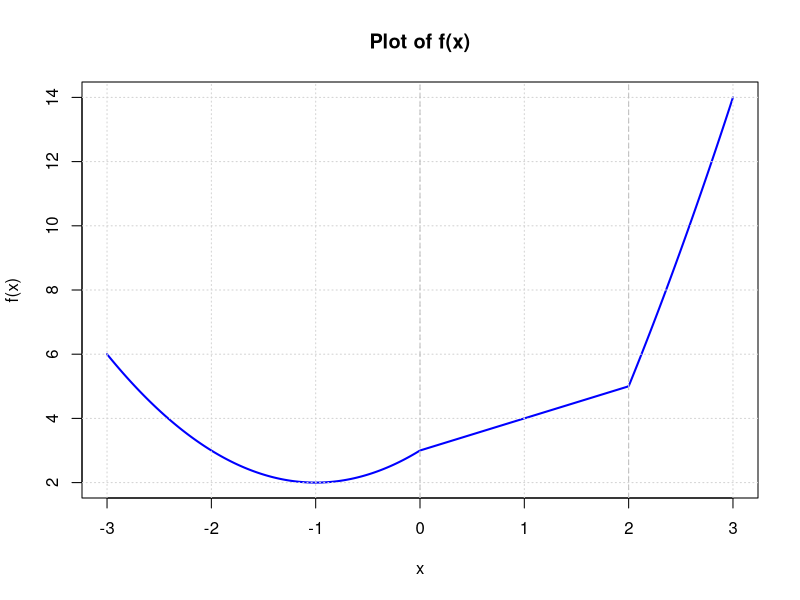

Write the R code that produced this figure.
## ---- chunk 1
knitr::opts_chunk$set(echo = TRUE)
## ---- chunk 2
# Create the sequence of x values from 3 to 6, incrementing by 0.1
x <- seq(from = 3, to = 6, by = 0.1)

# Calculate the value of e^x * cos(x) for each element in the vector x
y <- exp(x) * cos(x)

# Display the resulting vector
print(y)
## ---- chunk 3
# 1. Create the sequence for the exponents of 0.1 (3, 6, 9, ..., 36)
exponents_A <- seq(from = 3, to = 36, by = 3)

# 2. Create the sequence for the exponents of 0.2 (1, 4, 7, ..., 34)
exponents_B <- seq(from = 1, to = 34, by = 3)

# 3. Calculate the vector using the exponent sequences
# The operation is performed element-wise
final_vector <- (0.1^exponents_A) * (0.2^exponents_B)

# 4. Display the final vector
print(final_vector)
## ---- chunk 4
# 1. Create a vector 'n' representing the sequence of integers from 1 to 25
n <- 1:25

# 2. Calculate the vector using the formula (2^n) / n
# R will automatically apply this operation to each element of 'n'
final_vector <- (2^n) / n

# 3. Display the resulting vector
print(final_vector)
## ---- chunk 5
# Create a vector for the index 'i' from 10 to 100
i <- 10:100

# Calculate the sum of the expression i^3 + 4*i^2 for the entire vector
result_a <- sum(i^3 + 4 * i^2)

# Display the result
print(result_a)
## ---- chunk 6
# Create a vector for the index 'i' from 1 to 25
i <- 1:25

# Calculate the sum of the expression (2^i / i) + (3^i / i^2)
result_b <- sum((2^i / i) + (3^i / i^2))

# Display the result
print(result_b)
## ---- chunk 7
# Use paste() to combine the string "label" with the sequence of numbers from 1 to 30.
label_vector <- paste("label", 1:30)

# Display the vector
print(label_vector)
## ---- chunk 8
# Use paste() to combine "fn" with the numbers 1 through 30
# Set the separator 'sep' to an empty string "" to remove the space
fn_vector <- paste("fn", 1:30, sep = "")

# Display the vector
print(fn_vector)
## ---- chunk 9
# 1. Define the sequences for the numerators and denominators
numerators <- seq(from = 2, to = 38, by = 2)
denominators <- seq(from = 3, to = 39, by = 2)

# 2. Create a vector of the individual fractions
fractions <- numerators / denominators

# 3. Calculate the cumulative product of the fractions to get the terms of the series
# This creates the vector: [2/3, (2/3)*(4/5), (2/3)*(4/5)*(6/7), ...]
series_terms <- cumprod(fractions)

# 4. The final answer is 1 plus the sum of all the terms calculated above
total_sum <- 1 + sum(series_terms)

# 5. Display the result
print(total_sum)
## ---- chunk 10
# Define the matrix A
A <- matrix(c(1, 5, -2, 1, 2, -1, 3, 6, -3), nrow = 3, byrow = FALSE)

# Print the original matrix A to check
cat("Original Matrix A:\n")
print(A)

# Calculate A^2 = A %*% A
A_squared <- A %*% A

# Calculate A^3 = A^2 %*% A
A_cubed <- A_squared %*% A

# Print the result of A^3
cat("\nA^3:\n")
print(A_cubed)
## ---- chunk 11
# We use the matrix A defined in the previous part

# Create a copy of A to modify
A_modified <- A

# Calculate the sum of the second and third columns
col_sum <- A[, 2] + A[, 3]

# Replace the third column of the new matrix with the sum
A_modified[, 3] <- col_sum

# Print the modified matrix
cat("Matrix with replaced third column:\n")
print(A_modified)
## ---- chunk 12
# Create the matrix B with 15 rows.
# The pattern for each row is the vector c(10, -10, 10).
# We can create this by providing the data and specifying the dimensions.
# The `byrow = TRUE` argument fills the matrix row by row with the provided data vector.
B <- matrix(data = c(10, -10, 10), nrow = 15, ncol = 3, byrow = TRUE)

# Optional: Print the first few rows of B to verify it was created correctly.
cat("First 5 rows of matrix B:\n")
print(head(B, 5))

# Calculate the 3x3 matrix B^T * B using the crossprod() function.
# This is an efficient shortcut for t(B) %*% B
BTB <- crossprod(B)

# Print the resulting 3x3 matrix.
cat("\nThe resulting 3x3 matrix B^T * B:\n")
print(BTB)
## ---- chunk 13
# Create a 6x6 matrix with every entry equal to 0
matE <- matrix(0, nrow = 6, ncol = 6)

# Print the matrix to verify
cat("Initial 6x6 zero matrix (matE):\n")
print(matE)

# Check what the row() function returns
cat("\nOutput of row(matE):\n")
print(row(matE))

# Check what the col() function returns
cat("\nOutput of col(matE):\n")
print(col(matE))

# We can create a logical matrix where the condition is TRUE
# if the absolute difference between the row and column index is 1.
logical_matrix <- abs(row(matE) - col(matE)) == 1

cat("\nLogical matrix where abs(row - col) == 1:\n")
print(logical_matrix)

# Coerce the logical matrix (TRUE/FALSE) into a numeric matrix (1/0)
# Adding 0 is a common R trick to do this conversion.
final_matrix <- logical_matrix + 0

cat("\nFinal 6x6 matrix:\n")
print(final_matrix)
## ---- chunk 14
# The problem asks us to first look at the help for the function outer.
# You can do this by running the following command in the R console:
# ?outer

# The pattern in the matrix is that each element at position (row, col)
# is the sum of (row_index - 1) and (col_index - 1).
# We can represent these zero-based indices with a vector.
indices <- 0:4

# Now, we use the outer() function.
# It will take the 'indices' vector for the rows, the 'indices' vector
# for the columns, and apply the addition function ("+") to every pair.
patterned_matrix <- outer(indices, indices, FUN = "+")

# Print the final matrix to the console
print(patterned_matrix)
## ---- chunk 15
# 1. Define the size of the system
# This makes the solution easily generalizable to larger systems.
n <- 5

# 2. Programmatically create the matrix A using its special structure.
# The value at A[i, j] is given by the formula |i - j| + 1.
# The outer() function is perfect for this. It applies a function to all
# pairs of elements from two vectors (in this case, the indices 1:n).
A <- abs(outer(1:n, 1:n, FUN = "-")) + 1

# Print the generated matrix A to verify it's correct
cat("Generated Matrix A:\n")
print(A)

# 3. Define the vector y (the right-hand side of the equations)
y <- c(7, -1, -3, 5, 17)

# Print the vector y
cat("\nVector y:\n")
print(y)

# 4. Solve the system Ax = y for x.
# The solve(A, y) function is the most direct and numerically stable
# way to find x in R.
x_solution <- solve(A, y)

# 5. Print the final solution for the unknowns
cat("\nSolution (vector x):\n")
print(x_solution)
## ---- chunk 16
# tmpFn1 returns a vector where the i-th element is x_i^i
tmpFn1 <- function(xVec) {
  # Create a sequence of indices from 1 to the length of the vector
  indices <- 1:length(xVec)
  
  # Raise each element of xVec to the power of its corresponding index
  return(xVec ^ indices)
}

# --- Example Usage ---
my_vector <- c(2, 3, 4)
# Expected output: c(2^1, 3^2, 4^3) = c(2, 9, 64)
result1 <- tmpFn1(my_vector)

cat("Result of tmpFn1:", result1, "\n")

# tmpFn2 returns a vector where the i-th element is (x_i^i) / i
tmpFn2 <- function(xVec) {
  # Create a sequence of indices
  indices <- 1:length(xVec)
  
  # Raise each element to its index power, then divide by the index
  return((xVec ^ indices) / indices)
}

# --- Example Usage ---
my_vector <- c(2, 3, 4)
# Expected output: c(2^1/1, 3^2/2, 4^3/3) = c(2, 4.5, 21.333...)
result2 <- tmpFn2(my_vector)

cat("Result of tmpFn2:", result2, "\n")
## ---- chunk 17
# tmpFn3 calculates the sum 1 + x/1 + x^2/2 + ... + x^n/n
tmpFn3 <- function(x, n) {
  # Ensure n is a positive integer
  if (n <= 0 || n %% 1 != 0) {
    stop("n must be a strictly positive integer.")
  }
  
  # Create a sequence of exponents/denominators from 1 to n
  k <- 1:n
  
  # Calculate all the terms of the series (x^k / k)
  series_terms <- (x^k) / k
  
  # Return 1 plus the sum of all the calculated terms
  return(1 + sum(series_terms))
}

# --- Example Usage ---
# Calculate for x = 2 and n = 3
# Expected output: 1 + (2^1)/1 + (2^2)/2 + (2^3)/3 = 1 + 2 + 2 + 2.666...
result3 <- tmpFn3(x = 2, n = 3)

cat("Result of tmpFn3 for x=2, n=3:", result3, "\n")
## ---- chunk 18
# Define the function tmpFn
tmpFn <- function(xVec) {
  # Get the length of the input vector
  n <- length(xVec)

  # A 3-point moving average requires a vector with at least 3 elements.
  # If the vector is too short, return an informative message and an empty result.
  if (n < 3) {
    warning("Input vector is too short. It must have at least 3 elements.")
    return(numeric(0)) # Return an empty numeric vector
  }

  # To calculate the sums in a vectorized way, we create three vectors:
  # 1. The vector from the first to the third-to-last element.
  vec1 <- xVec[1:(n - 2)]
  # 2. The vector from the second to the second-to-last element.
  vec2 <- xVec[2:(n - 1)]
  # 3. The vector from the third to the last element.
  vec3 <- xVec[3:n]

  # The moving sum is the element-wise sum of these three vectors.
  # We then divide by 3 to get the average.
  moving_averages <- (vec1 + vec2 + vec3) / 3

  return(moving_averages)
}

# --- Try out the function with the example ---

# The example vector is c(1:5, 6:1), which is c(1, 2, 3, 4, 5, 6, 5, 4, 3, 2, 1)
example_vector <- c(1:5, 6:1)

cat("The example vector is:\n")
print(example_vector)

# Call the function with the example vector
result <- tmpFn(example_vector)

cat("\nThe resulting vector of moving averages is:\n")
print(result)
## ---- chunk 19
# 1. Define the piecewise function `tmpFn`

tmpFn <- function(xVec) {
  # Initialize an empty numeric vector to store the results.
  # It has the same length as the input vector.
  yVec <- numeric(length(xVec))
  
  # Create logical vectors to identify which elements fall into each category.
  condition1 <- xVec < 0
  condition2 <- xVec >= 0 & xVec < 2
  condition3 <- xVec >= 2
  
  # Use these logical vectors as indices to apply the correct formula
  # to the right elements, all at once (this is called vectorization).
  yVec[condition1] <- xVec[condition1]^2 + 2 * xVec[condition1] + 3
  yVec[condition2] <- xVec[condition2] + 3
  yVec[condition3] <- xVec[condition3]^2 + 4 * xVec[condition3] - 7
  
  # Return the final vector of results
  return(yVec)
}


# 2. Plot the function f(x) for -3 < x < 3

# Generate a sequence of 500 x-values in the desired range to create a smooth line.
x_coords <- seq(from = -3, to = 3, length.out = 500)

# Calculate the corresponding y-values by passing the x-values to our function.
y_coords <- tmpFn(x_coords)

# Create the plot.
plot(x_coords, y_coords,
     type = "l",                         # "l" specifies a line plot.
     col = "blue",                       # Sets the line color.
     lwd = 2,                            # Sets the line width to be a bit thicker.
     main = "Plot of f(x)",              # Adds a title to the plot.
     xlab = "x",                         # Labels the x-axis.
     ylab = "f(x)")                      # Labels the y-axis.

# Add a grid to the background for easier reading.
grid()

# Add vertical dashed lines at x=0 and x=2 to show where the function's definition changes.
abline(v = c(0, 2), col = "grey", lty = 2)
## ---- chunk 20
# Define the function to double odd numbers in a matrix
doubleOdds <- function(input_matrix) {
  # 1. Create a logical matrix of the same size as the input.
  #    It will be TRUE where the element is odd and FALSE where it is even.
  #    The modulo operator `%%` gives the remainder of a division.
  #    A number is odd if its remainder when divided by 2 is not 0.
  is_odd <- input_matrix %% 2 != 0
  
  # 2. Use this logical matrix as an index to select only the odd numbers.
  #    Then, multiply these selected numbers by 2 and assign them back
  #    to their original positions.
  input_matrix[is_odd] <- input_matrix[is_odd] * 2
  
  # 3. Return the modified matrix.
  return(input_matrix)
}

# --- Example Usage ---

# First, create the matrix from the problem description.
# Note: The matrix() function in R fills by column by default.
original_matrix <- matrix(c(1, 5, -2, 1, 2, -1, 3, 6, -3), nrow = 3)

cat("Original Matrix:\n")
print(original_matrix)

# Now, apply the function to this matrix.
result_matrix <- doubleOdds(original_matrix)

cat("\nMatrix after doubling odd numbers:\n")
print(result_matrix)
## ---- chunk 21
# Define the function to create the special matrix
create_matrix <- function(n, k) {
  
  # Add a check to ensure n and k are positive integers
  if (n <= 0 || n %% 1 != 0 || k <= 0 || k %% 1 != 0) {
    stop("Both n and k must be positive integers.")
  }
  
  # 1. Start by creating an n x n matrix filled with zeros.
  mat <- matrix(0, nrow = n, ncol = n)
  
  # 2. Set the main diagonal to k.
  #    The main diagonal is where the row index equals the column index.
  mat[row(mat) == col(mat)] <- k
  
  # 3. Set the diagonals directly above and below the main one to 1.
  #    This is where the absolute difference between the row and column index is 1.
  mat[abs(row(mat) - col(mat)) == 1] <- 1
  
  # 4. Return the final matrix.
  return(mat)
}


# --- Example Usage (as suggested in the hint) ---

# Set the values for the specific case
n_val <- 5
k_val <- 2

# Call the function with these values
result_matrix <- create_matrix(n = n_val, k = k_val)

# Print the resulting matrix
cat(paste("Result for n =", n_val, "and k =", k_val, ":\n"))
print(result_matrix)
## ---- chunk 22
# Function using outer()
compute_z_outer <- function(xVec, yVec) {
  # outer(yVec, xVec, "<") creates a matrix where the element at [j, k]
  # is the result of yVec[j] < xVec[k].
  # This results in a matrix of TRUE/FALSE values.
  comparison_matrix <- outer(yVec, xVec, FUN = "<")
  
  # colSums() on a logical matrix treats TRUE as 1 and FALSE as 0,
  # effectively counting the number of TRUEs in each column.
  zVec <- colSums(comparison_matrix)
  
  return(zVec)
}
## ---- chunk 23
# Function using sapply()
compute_z_sapply <- function(xVec, yVec) {
  # sapply iterates through each element 'x' in xVec.
  # For each 'x', it executes the function: sum(yVec < x).
  # The expression 'yVec < x' returns a logical vector (TRUE/FALSE).
  # sum() then counts the number of TRUEs.
  zVec <- sapply(xVec, function(x) {
    sum(yVec < x)
  })
  
  return(zVec)
}
## ---- chunk 24
# Function using vapply()
compute_z_vapply <- function(xVec, yVec) {
  # vapply works like sapply but requires you to pre-specify the 
  # format of the output, which can be safer and more efficient.
  # FUN.VALUE = numeric(1) tells vapply that the function will
  # return a single numeric value for each element in xVec.
  zVec <- vapply(xVec, function(x) {
    sum(yVec < x)
  }, FUN.VALUE = numeric(1))
  
  return(zVec)
}
## ---- chunk 25
compute_z_vapply_checked <- function(xVec, yVec) {
  # 1. Check if inputs are vectors (not matrices, lists, etc.)
  if (!is.vector(xVec) || !is.atomic(xVec) || !is.vector(yVec) || !is.atomic(yVec)) {
    stop("Error: Both inputs must be atomic vectors.")
  }
  
  # 2. Check if the vectors are numeric
  if (!is.numeric(xVec) || !is.numeric(yVec)) {
    stop("Error: Both vectors must be numeric.")
  }
  
  # 3. If all checks pass, proceed with the calculation
  zVec <- vapply(xVec, function(x) {
    sum(yVec < x)
  }, FUN.VALUE = numeric(1))
  
  return(zVec)
}
## ---- chunk 26
# --- Create large vectors for a meaningful speed test ---
# Set seed for reproducibility
set.seed(123) 
n <- 2000
m <- 10000
big_xVec <- rnorm(n)
big_yVec <- rnorm(m)

# --- Time each function ---
print("Timing the 'outer' solution:")
time_outer <- system.time({
  z1 <- compute_z_outer(big_xVec, big_yVec)
})
print(time_outer)

print("Timing the 'sapply' solution:")
time_sapply <- system.time({
  z2 <- compute_z_sapply(big_xVec, big_yVec)
})
print(time_sapply)

print("Timing the 'vapply' solution:")
time_vapply <- system.time({
  z3 <- compute_z_vapply(big_xVec, big_yVec)
})
print(time_vapply)
## ---- chunk 27
#' @title Filter Matrix Columns
#' @description This function takes a matrix and returns a submatrix containing
#' only the columns that have no NA values.
#'
#' @param matA A matrix that may contain NA values.
#'
#' @return A matrix containing only the columns from matA with no NAs.
#' If no columns are complete, it returns a matrix with 0 columns.
#'
get_complete_cols <- function(matA) {
  
  # Create a logical vector where TRUE corresponds to a column with zero NAs
  cols_to_keep <- colSums(is.na(matA)) == 0
  
  # Subset the original matrix to select all rows but only the columns
  # identified above. 'drop = FALSE' ensures the result is always a 
  # matrix, even if only one column remains.
  return(matA[, cols_to_keep, drop = FALSE])
  
}
## ---- chunk 28
#' @title Filter Matrix by Complete Rows and Columns
#' @description This function takes a matrix and returns a submatrix by removing
#' any row or column that contains at least one NA value.
#'
#' @param matA A matrix that may contain NA values.
#'
#' @return A submatrix where all NA-containing rows and columns from the
#' original matrix have been deleted.
#'
remove_na_rows_cols <- function(matA) {
  
  # 1. Identify the rows that have no NA values.
  # The result is a logical vector (e.g., c(TRUE, FALSE, TRUE)).
  rows_to_keep <- rowSums(is.na(matA)) == 0
  
  # 2. Identify the columns that have no NA values.
  # This also results in a logical vector.
  cols_to_keep <- colSums(is.na(matA)) == 0
  
  # 3. Subset the matrix using the two logical vectors.
  # 'drop = FALSE' ensures the function always returns a matrix.
  return(matA[rows_to_keep, cols_to_keep, drop = FALSE])
  
}
## ---- chunk 29
#' @title Calculate the Empirical Copula
#' @description Computes the value of the empirical copula C(u, v) for given
#' data vectors and coordinates.
#'
#' @param u A numeric value between 0 and 1.
#' @param v A numeric value between 0 and 1.
#' @param xVec A numeric vector.
#' @param yVec A numeric vector of the same length as xVec.
#'
#' @return The numeric value of the empirical copula C(u, v).
#'
empCopula <- function(u, v, xVec, yVec) {
  
  # 1. Find n, the number of data points.
  n <- length(xVec)
  
  # 2. Calculate the rank vectors r and s for xVec and yVec.
  # The rank() function correctly assigns rank 1 to the smallest value.
  rVec <- rank(xVec)
  sVec <- rank(yVec)
  
  # 3. Create the condition for the indicator function I(...).
  # This is done efficiently using vectorized operations. The result is a
  # logical vector of TRUE/FALSE values.
  indicator_condition <- (rVec / (n + 1) <= u) & (sVec / (n + 1) <= v)
  
  # 4. Sum the results of the indicator function. In R, sum() on a logical
  # vector treats TRUE as 1 and FALSE as 0. This is equivalent to
  # the summation in the formula.
  sum_of_indicators <- sum(indicator_condition)
  
  # 5. Divide by n to get the final value.
  return(sum_of_indicators / n)
  
}
## ---- chunk 30
#' @title Vectorized Empirical Copula Calculation
#' @description Computes the empirical copula C(u, v) for vectors of
#' coordinates u and v.
#'
#' @param uVec A numeric vector of u-coordinates, with values in [0, 1].
#' @param vVec A numeric vector of v-coordinates, same length as uVec.
#' @param xVec A numeric vector of x data.
#' @param yVec A numeric vector of y data, same length as xVec.
#'
#' @return A numeric vector of copula values, one for each (u, v) pair.
#'
empCopula_vec <- function(uVec, vVec, xVec, yVec) {
  
  # --- Pre-computation ---
  # These values are constant for all (u, v) pairs.
  n <- length(xVec)
  r_norm <- rank(xVec) / (n + 1)
  s_norm <- rank(yVec) / (n + 1)
  
  # --- Vectorized Calculation ---
  
  # 1. Use outer() to compare each normalized rank against each u value.
  # The result, mat_r, is a matrix where mat_r[j, i] is TRUE if r_norm[j] <= uVec[i].
  mat_r <- outer(r_norm, uVec, FUN = "<=")
  
  # 2. Do the same for the s ranks and v values.
  mat_s <- outer(s_norm, vVec, FUN = "<=")
  
  # 3. Combine the matrices. The indicator condition is TRUE only if both
  # r and s conditions are met.
  indicator_matrix <- mat_r & mat_s
  
  # 4. Use colSums() to sum the TRUE values down each column. Each column 'i'
  # corresponds to the pair (uVec[i], vVec[i]).
  sum_vec <- colSums(indicator_matrix)
  
  # 5. Divide the vector of sums by n to get the final result.
  return(sum_vec / n)
  
}
## ---- chunk 31
# Define the function using nested loops
funA <- function(n) {
  total_sum <- 0
  for (i in 1:n) {
    for (s in 1:i) {
      term <- s^2 / (10 + 4 * i^3)
      total_sum <- total_sum + term
    }
  }
  return(total_sum)
}

# Set a value for n
n <- 1000

# Time the execution of funA
system.time(result_A <- funA(n))

# Print the result
print(result_A)
## ---- chunk 32
# Define the function using row() and col()
funB <- function(n) {
  # Create a dummy matrix to get row/col indices
  dummy_matrix <- matrix(NA, nrow = n, ncol = n)
  s <- row(dummy_matrix) # Row index represents 's'
  i <- col(dummy_matrix) # Column index represents 'i'

  # Calculate the matrix of all possible terms
  term_matrix <- s^2 / (10 + 4 * i^3)
  
  # The condition is s <= i. We set all terms where s > i to 0.
  term_matrix[s > i] <- 0
  
  # Return the sum of the valid matrix elements
  return(sum(term_matrix))
}

# Time the execution of funB
system.time(result_B <- funB(n))

# Print the result
print(result_B)
## ---- chunk 33
# Define the function using outer()
funC <- function(n) {
  # Define the sequences for s and i
  s_vals <- 1:n
  i_vals <- 1:n

  # Define the function to calculate a single term
  term_function <- function(s, i) {
    return(s^2 / (10 + 4 * i^3))
  }

  # Use outer() to create the matrix of all possible terms
  full_matrix <- outer(s_vals, i_vals, term_function)
  
  # Sum only the elements where s <= i, which is the lower triangle
  # of the matrix including the diagonal.
  result <- sum(full_matrix[lower.tri(full_matrix, diag = TRUE)])
  
  return(result)
}

# Time the execution of funC
system.time(result_C <- funC(n))

# Print the result
print(result_C)
## ---- chunk 34
# This function calculates the inner sum for a single value of 'r'.
# It is optimized by calculating the sum of squares first.
inner_sum_fun <- function(r) {
  # Denominator is constant for a given r
  denominator <- 10 + 4 * r^3
  
  # Numerator is the sum of s^2 from s=1 to r
  s_vals <- 1:r
  numerator <- sum(s_vals^2)
  
  return(numerator / denominator)
}

# funD uses sapply to apply the inner sum function over i = 1...n
funD <- function(n) {
  # sapply returns a vector containing the result of inner_sum_fun(i) for each i
  vector_of_inner_sums <- sapply(1:n, inner_sum_fun)
  
  # The final result is the sum of these inner sums
  return(sum(vector_of_inner_sums))
}

# Set n to the same value for comparison
n <- 1000

# Time the execution of funD
system.time(result_D <- funD(n))

# Print the result
print(result_D)

# funE uses lapply and unlist to achieve the same result as funD
funE <- function(n) {
  # lapply returns a list
  list_of_inner_sums <- lapply(1:n, inner_sum_fun)
  
  # unlist() converts the list to a vector
  vector_of_inner_sums <- unlist(list_of_inner_sums)
  
  return(sum(vector_of_inner_sums))
}

# Time the execution of funE
system.time(result_E <- funE(n))

# Print the result
print(result_E)
## ---- chunk 35
# First, write a function for the term itself, using an indicator.
# Note: The prompt uses 'r' as the second argument, which corresponds to 'i' in the sum.
indicator_term_fun <- function(s, r) {
  # (s <= r) evaluates to TRUE (1) or FALSE (0), implementing the indicator
  term <- (s <= r) * s^2 / (10 + 4 * r^3)
  return(term)
}

# Now, write funF which uses mapply to calculate the double sum
funF <- function(n) {
  # expand.grid creates a data frame of all combinations of s and i
  all_pairs <- expand.grid(s = 1:n, i = 1:n)
  
  # mapply applies the function to corresponding elements of the s and i vectors
  # The 'r' argument in our helper function receives the values from all_pairs$i
  all_terms <- mapply(indicator_term_fun, s = all_pairs$s, r = all_pairs$i)
  
  # The final answer is the sum of all terms (the invalid ones are zero)
  return(sum(all_terms))
}

# Set n to the same value for comparison
n <- 1000

# Time the execution of funF
system.time(result_F <- funF(n))

# Print the result
print(result_F)
## ---- chunk 36
#' Calculate the Exponentially Weighted Moving Average (EWMA) of a Time Series
#'
#' @param tsDat A time series object.
#' @param m0 The starting value for the moving average, m_0. Defaults to 0.
#' @param delta The discount factor, δ. Defaults to 0.7.
#'
#' @return A time series object representing the EWMA (m_1, m_2, ..., m_n).
#'
tsEwma <- function(tsDat, m0 = 0, delta = 0.7) {
  
  # Get the number of observations in the time series
  n <- length(tsDat)
  
  # Initialize a numeric vector to store the EWMA values
  m <- numeric(n)
  
  # Set the initial value m_{t-1} for the first iteration to m0
  m_prev <- m0
  
  # Loop through each observation in the time series from t = 1 to n
  for (t in 1:n) {
    
    # Calculate the error term: e_t = z_t - m_{t-1}
    e_t <- tsDat[t] - m_prev
    
    # Calculate the new moving average: m_t = m_{t-1} + (1 - δ) * e_t
    m_t <- m_prev + (1 - delta) * e_t
    
    # Store the calculated value m_t in our results vector
    m[t] <- m_t
    
    # Update m_prev for the next iteration
    m_prev <- m_t
  }
  
  # Convert the vector of results back into a time series object,
  # preserving the start date and frequency of the original series.
  ewma_ts <- ts(m, start = start(tsDat), frequency = frequency(tsDat))
  
  # Return the final time series
  return(ewma_ts)
}

# --- Example of How to Use the Function ---

# 1. Create a sample vector of data
datVec <- c(10, 12, 15, 11, 13, 16, 18, 17)

# 2. Create a time series object starting in March 1960, with monthly frequency
tsDat_sample <- ts(datVec, start = c(1960, 3), frequency = 12)

# 3. Call the tsEwma function with the sample data
# We'll use the default values for m0 (0) and delta (0.7)
ewma_result <- tsEwma(tsDat_sample)

# 4. Print the original and resulting time series to compare
print("Original Time Series (z_t):")
print(tsDat_sample)

print("Exponentially Weighted Moving Average (m_t):")
print(ewma_result)
## ---- chunk 37
#' Calculate EWMA (Faster Version)
#'
#' This version improves performance by converting the time series to a vector
#' before looping.
#'
#' @param tsDat A time series object.
#' @param m0 The starting value for the moving average, m_0. Defaults to 0.
#' @param delta The discount factor, δ. Defaults to 0.7.
#'
#' @return A time series object representing the EWMA (m_1, m_2, ..., m_n).
#'
tsEwma_fast <- function(tsDat, m0 = 0, delta = 0.7) {
  
  # --- Improvement ---
  # Convert the time series to a plain vector to speed up the loop.
  datVec <- as.vector(tsDat)
  
  # Get the number of observations
  n <- length(datVec)
  
  # Initialize a numeric vector to store the EWMA values
  m <- numeric(n)
  
  # Set the initial value m_{t-1} for the first iteration to m0
  m_prev <- m0
  
  # Loop through each observation in the faster vector
  for (t in 1:n) {
    
    # Calculate the error term: e_t = z_t - m_{t-1}
    e_t <- datVec[t] - m_prev # Looping over vector 'datVec' now
    
    # Calculate the new moving average: m_t = m_{t-1} + (1 - δ) * e_t
    m_t <- m_prev + (1 - delta) * e_t
    
    # Store the calculated value m_t in our results vector
    m[t] <- m_t
    
    # Update m_prev for the next iteration
    m_prev <- m_t
  }
  
  # Convert the vector of results back into a time series object
  ewma_ts <- ts(m, start = start(tsDat), frequency = frequency(tsDat))
  
  # Return the final time series
  return(ewma_ts)
}
## ---- chunk 38
# For clarity, let's rename the original function from part (a)
tsEwma_slow <- function(tsDat, m0 = 0, delta = 0.7) {
  n <- length(tsDat)
  m <- numeric(n)
  m_prev <- m0
  for (t in 1:n) {
    e_t <- tsDat[t] - m_prev # This line accesses the ts object directly
    m_t <- m_prev + (1 - delta) * e_t
    m[t] <- m_t
    m_prev <- m_t
  }
  ewma_ts <- ts(m, start = start(tsDat), frequency = frequency(tsDat))
  return(ewma_ts)
}


# 1. Create a large time series to make the speed difference noticeable
#    Let's use 1 million data points.
set.seed(42) # For reproducible results
large_vec <- rnorm(1000000)
large_ts <- ts(large_vec, start = 1900, frequency = 12)


# 2. Time the original (slower) function
cat("--- Timing the original (slow) function ---\n")
time_slow <- system.time({
  result_slow <- tsEwma_slow(large_ts)
})
print(time_slow)


# 3. Time the improved (faster) function
cat("\n--- Timing the improved (fast) function ---\n")
time_fast <- system.time({
  result_fast <- tsEwma_fast(large_ts)
})
print(time_fast)
## ---- chunk 39

